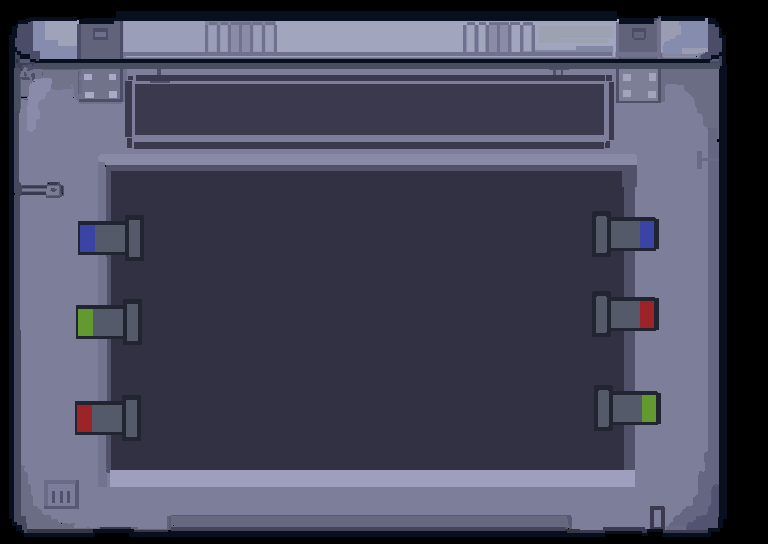

A 2D game scene composited from a Tiled map and its tileset images. What follows is a short description and the map's XML, with every tile layer's data as written:
An orthogonal 24x17 tile map with 32x32 px tiles, 7 tile layers (basecons, btn1azul, btn2azul, btn1rojo, ...), 3 tilesets.

<map version="1.10" tiledversion="1.11.0" orientation="orthogonal" renderorder="right-down" width="24" height="17" tilewidth="32" tileheight="32" infinite="0" nextlayerid="25" nextobjectid="82">
 <tileset firstgid="1" name="baseconsola2" tilewidth="32" tileheight="32" tilecount="408" columns="24">
  <image source="baseconsola2.png" width="768" height="544" />
 </tileset>
 <tileset firstgid="409" name="tub1" tilewidth="32" tileheight="32" tilecount="408" columns="24">
  <image source="tub1.png" width="768" height="544" />
 </tileset>
 <tileset firstgid="817" name="tub2" tilewidth="32" tileheight="32" tilecount="408" columns="24">
  <image source="tub2.png" width="768" height="544" />
 </tileset>
 <layer id="1" name="basecons" width="24" height="17">
  <data encoding="csv">
1,2,3,4,5,6,7,8,9,10,11,12,13,14,15,16,17,18,19,20,21,22,23,24,
25,26,27,28,29,30,31,32,33,34,35,36,37,38,39,40,41,42,43,44,45,46,47,48,
49,50,51,52,53,54,55,56,57,58,59,60,61,62,63,64,65,66,67,68,69,70,71,72,
73,74,75,76,77,78,79,80,81,82,83,84,85,86,87,88,89,90,91,92,93,94,95,96,
97,98,99,100,101,102,103,104,105,106,107,108,109,110,111,112,113,114,115,116,117,118,119,120,
121,122,123,124,125,126,127,128,129,130,131,132,133,134,135,136,137,138,139,140,141,142,143,144,
145,146,555,556,149,150,151,152,153,154,155,156,157,158,159,160,161,162,163,572,573,166,167,168,
169,170,579,580,173,174,175,176,177,178,179,180,181,182,183,184,185,186,187,596,597,190,191,192,
193,194,603,604,197,198,199,200,201,202,203,204,205,206,207,208,209,210,211,620,621,214,215,216,
217,218,627,628,221,222,223,224,225,226,227,228,229,230,231,232,233,234,235,644,645,238,239,240,
241,242,651,652,245,246,247,248,249,250,251,252,253,254,255,256,257,258,259,668,669,262,263,264,
265,266,675,676,269,270,271,272,273,274,275,276,277,278,279,280,281,282,283,692,693,286,287,288,
289,290,699,700,293,294,295,296,297,298,299,300,301,302,303,304,305,306,307,716,717,310,311,312,
313,314,723,724,317,318,319,320,321,322,323,324,325,326,327,328,329,330,331,740,741,334,335,336,
337,338,339,340,341,342,343,344,345,346,347,348,349,350,351,352,353,354,355,356,357,358,359,360,
361,362,363,364,365,366,367,368,369,370,371,372,373,374,375,376,377,378,379,380,381,382,383,384,
385,386,387,388,389,390,391,392,393,394,395,396,397,398,399,400,401,402,403,404,405,406,407,408
</data>
 </layer>
 <layer id="17" name="btn1azul" width="24" height="17">
  <data encoding="csv">
0,0,0,0,0,0,0,0,0,0,0,0,0,0,0,0,0,0,0,0,0,0,0,0,
0,0,0,0,0,0,0,0,0,0,0,0,0,0,0,0,0,0,0,0,0,0,0,0,
0,0,0,0,0,0,0,0,0,0,0,0,0,0,0,0,0,0,0,0,0,0,0,0,
0,0,0,0,0,0,0,0,0,0,0,0,0,0,0,0,0,0,0,0,0,0,0,0,
0,0,0,0,0,0,0,0,0,0,0,0,0,0,0,0,0,0,0,0,0,0,0,0,
0,0,0,0,0,0,0,0,0,0,0,0,0,0,0,0,0,0,0,0,0,0,0,0,
0,0,0,0,557,0,0,0,0,0,0,0,0,0,0,0,0,0,0,0,0,0,0,0,
0,0,0,0,581,0,0,0,0,0,0,0,0,0,0,0,0,0,0,0,0,0,0,0,
0,0,0,0,605,0,0,0,0,0,0,0,0,0,0,0,0,0,0,0,0,0,0,0,
0,0,0,0,0,0,0,0,0,0,0,0,0,0,0,0,0,0,0,0,0,0,0,0,
0,0,0,0,0,0,0,0,0,0,0,0,0,0,0,0,0,0,0,0,0,0,0,0,
0,0,0,0,0,0,0,0,0,0,0,0,0,0,0,0,0,0,0,0,0,0,0,0,
0,0,0,0,0,0,0,0,0,0,0,0,0,0,0,0,0,0,0,0,0,0,0,0,
0,0,0,0,0,0,0,0,0,0,0,0,0,0,0,0,0,0,0,0,0,0,0,0,
0,0,0,0,0,0,0,0,0,0,0,0,0,0,0,0,0,0,0,0,0,0,0,0,
0,0,0,0,0,0,0,0,0,0,0,0,0,0,0,0,0,0,0,0,0,0,0,0,
0,0,0,0,0,0,0,0,0,0,0,0,0,0,0,0,0,0,0,0,0,0,0,0
</data>
 </layer>
 <layer id="18" name="btn2azul" width="24" height="17">
  <data encoding="csv">
0,0,0,0,0,0,0,0,0,0,0,0,0,0,0,0,0,0,0,0,0,0,0,0,
0,0,0,0,0,0,0,0,0,0,0,0,0,0,0,0,0,0,0,0,0,0,0,0,
0,0,0,0,0,0,0,0,0,0,0,0,0,0,0,0,0,0,0,0,0,0,0,0,
0,0,0,0,0,0,0,0,0,0,0,0,0,0,0,0,0,0,0,0,0,0,0,0,
0,0,0,0,0,0,0,0,0,0,0,0,0,0,0,0,0,0,0,0,0,0,0,0,
0,0,0,0,0,0,0,0,0,0,0,0,0,0,0,0,0,0,0,0,0,0,0,0,
0,0,0,0,0,0,0,0,0,0,0,0,0,0,0,0,0,0,571,0,0,0,0,0,
0,0,0,0,0,0,0,0,0,0,0,0,0,0,0,0,0,0,595,0,0,0,0,0,
0,0,0,0,0,0,0,0,0,0,0,0,0,0,0,0,0,0,619,0,0,0,0,0,
0,0,0,0,0,0,0,0,0,0,0,0,0,0,0,0,0,0,0,0,0,0,0,0,
0,0,0,0,0,0,0,0,0,0,0,0,0,0,0,0,0,0,0,0,0,0,0,0,
0,0,0,0,0,0,0,0,0,0,0,0,0,0,0,0,0,0,0,0,0,0,0,0,
0,0,0,0,0,0,0,0,0,0,0,0,0,0,0,0,0,0,0,0,0,0,0,0,
0,0,0,0,0,0,0,0,0,0,0,0,0,0,0,0,0,0,0,0,0,0,0,0,
0,0,0,0,0,0,0,0,0,0,0,0,0,0,0,0,0,0,0,0,0,0,0,0,
0,0,0,0,0,0,0,0,0,0,0,0,0,0,0,0,0,0,0,0,0,0,0,0,
0,0,0,0,0,0,0,0,0,0,0,0,0,0,0,0,0,0,0,0,0,0,0,0
</data>
 </layer>
 <layer id="19" name="btn1rojo" width="24" height="17">
  <data encoding="csv">
0,0,0,0,0,0,0,0,0,0,0,0,0,0,0,0,0,0,0,0,0,0,0,0,
0,0,0,0,0,0,0,0,0,0,0,0,0,0,0,0,0,0,0,0,0,0,0,0,
0,0,0,0,0,0,0,0,0,0,0,0,0,0,0,0,0,0,0,0,0,0,0,0,
0,0,0,0,0,0,0,0,0,0,0,0,0,0,0,0,0,0,0,0,0,0,0,0,
0,0,0,0,0,0,0,0,0,0,0,0,0,0,0,0,0,0,0,0,0,0,0,0,
0,0,0,0,0,0,0,0,0,0,0,0,0,0,0,0,0,0,0,0,0,0,0,0,
0,0,0,0,0,0,0,0,0,0,0,0,0,0,0,0,0,0,0,0,0,0,0,0,
0,0,0,0,0,0,0,0,0,0,0,0,0,0,0,0,0,0,0,0,0,0,0,0,
0,0,0,0,0,0,0,0,0,0,0,0,0,0,0,0,0,0,0,0,0,0,0,0,
0,0,0,0,0,0,0,0,0,0,0,0,0,0,0,0,0,0,0,0,0,0,0,0,
0,0,0,0,0,0,0,0,0,0,0,0,0,0,0,0,0,0,0,0,0,0,0,0,
0,0,0,0,0,0,0,0,0,0,0,0,0,0,0,0,0,0,0,0,0,0,0,0,
0,0,0,0,701,0,0,0,0,0,0,0,0,0,0,0,0,0,0,0,0,0,0,0,
0,0,0,0,725,0,0,0,0,0,0,0,0,0,0,0,0,0,0,0,0,0,0,0,
0,0,0,0,0,0,0,0,0,0,0,0,0,0,0,0,0,0,0,0,0,0,0,0,
0,0,0,0,0,0,0,0,0,0,0,0,0,0,0,0,0,0,0,0,0,0,0,0,
0,0,0,0,0,0,0,0,0,0,0,0,0,0,0,0,0,0,0,0,0,0,0,0
</data>
 </layer>
 <layer id="24" name="btn1verde" width="24" height="17">
  <data encoding="csv">
0,0,0,0,0,0,0,0,0,0,0,0,0,0,0,0,0,0,0,0,0,0,0,0,
0,0,0,0,0,0,0,0,0,0,0,0,0,0,0,0,0,0,0,0,0,0,0,0,
0,0,0,0,0,0,0,0,0,0,0,0,0,0,0,0,0,0,0,0,0,0,0,0,
0,0,0,0,0,0,0,0,0,0,0,0,0,0,0,0,0,0,0,0,0,0,0,0,
0,0,0,0,0,0,0,0,0,0,0,0,0,0,0,0,0,0,0,0,0,0,0,0,
0,0,0,0,0,0,0,0,0,0,0,0,0,0,0,0,0,0,0,0,0,0,0,0,
0,0,0,0,0,0,0,0,0,0,0,0,0,0,0,0,0,0,0,0,0,0,0,0,
0,0,0,0,0,0,0,0,0,0,0,0,0,0,0,0,0,0,0,0,0,0,0,0,
0,0,0,0,0,0,0,0,0,0,0,0,0,0,0,0,0,0,0,0,0,0,0,0,
0,0,0,0,629,0,0,0,0,0,0,0,0,0,0,0,0,0,0,0,0,0,0,0,
0,0,0,0,653,0,0,0,0,0,0,0,0,0,0,0,0,0,0,0,0,0,0,0,
0,0,0,0,0,0,0,0,0,0,0,0,0,0,0,0,0,0,0,0,0,0,0,0,
0,0,0,0,0,0,0,0,0,0,0,0,0,0,0,0,0,0,0,0,0,0,0,0,
0,0,0,0,0,0,0,0,0,0,0,0,0,0,0,0,0,0,0,0,0,0,0,0,
0,0,0,0,0,0,0,0,0,0,0,0,0,0,0,0,0,0,0,0,0,0,0,0,
0,0,0,0,0,0,0,0,0,0,0,0,0,0,0,0,0,0,0,0,0,0,0,0,
0,0,0,0,0,0,0,0,0,0,0,0,0,0,0,0,0,0,0,0,0,0,0,0
</data>
 </layer>
 <layer id="20" name="btn2verde" width="24" height="17">
  <data encoding="csv">
0,0,0,0,0,0,0,0,0,0,0,0,0,0,0,0,0,0,0,0,0,0,0,0,
0,0,0,0,0,0,0,0,0,0,0,0,0,0,0,0,0,0,0,0,0,0,0,0,
0,0,0,0,0,0,0,0,0,0,0,0,0,0,0,0,0,0,0,0,0,0,0,0,
0,0,0,0,0,0,0,0,0,0,0,0,0,0,0,0,0,0,0,0,0,0,0,0,
0,0,0,0,0,0,0,0,0,0,0,0,0,0,0,0,0,0,0,0,0,0,0,0,
0,0,0,0,0,0,0,0,0,0,0,0,0,0,0,0,0,0,0,0,0,0,0,0,
0,0,0,0,0,0,0,0,0,0,0,0,0,0,0,0,0,0,0,0,0,0,0,0,
0,0,0,0,0,0,0,0,0,0,0,0,0,0,0,0,0,0,0,0,0,0,0,0,
0,0,0,0,0,0,0,0,0,0,0,0,0,0,0,0,0,0,0,0,0,0,0,0,
0,0,0,0,0,0,0,0,0,0,0,0,0,0,0,0,0,0,0,0,0,0,0,0,
0,0,0,0,0,0,0,0,0,0,0,0,0,0,0,0,0,0,0,0,0,0,0,0,
0,0,0,0,0,0,0,0,0,0,0,0,0,0,0,0,0,0,0,0,0,0,0,0,
0,0,0,0,0,0,0,0,0,0,0,0,0,0,0,0,0,0,715,0,0,0,0,0,
0,0,0,0,0,0,0,0,0,0,0,0,0,0,0,0,0,0,739,0,0,0,0,0,
0,0,0,0,0,0,0,0,0,0,0,0,0,0,0,0,0,0,0,0,0,0,0,0,
0,0,0,0,0,0,0,0,0,0,0,0,0,0,0,0,0,0,0,0,0,0,0,0,
0,0,0,0,0,0,0,0,0,0,0,0,0,0,0,0,0,0,0,0,0,0,0,0
</data>
 </layer>
 <layer id="22" name="btn2rojo" width="24" height="17">
  <data encoding="csv">
0,0,0,0,0,0,0,0,0,0,0,0,0,0,0,0,0,0,0,0,0,0,0,0,
0,0,0,0,0,0,0,0,0,0,0,0,0,0,0,0,0,0,0,0,0,0,0,0,
0,0,0,0,0,0,0,0,0,0,0,0,0,0,0,0,0,0,0,0,0,0,0,0,
0,0,0,0,0,0,0,0,0,0,0,0,0,0,0,0,0,0,0,0,0,0,0,0,
0,0,0,0,0,0,0,0,0,0,0,0,0,0,0,0,0,0,0,0,0,0,0,0,
0,0,0,0,0,0,0,0,0,0,0,0,0,0,0,0,0,0,0,0,0,0,0,0,
0,0,0,0,0,0,0,0,0,0,0,0,0,0,0,0,0,0,0,0,0,0,0,0,
0,0,0,0,0,0,0,0,0,0,0,0,0,0,0,0,0,0,0,0,0,0,0,0,
0,0,0,0,0,0,0,0,0,0,0,0,0,0,0,0,0,0,0,0,0,0,0,0,
0,0,0,0,0,0,0,0,0,0,0,0,0,0,0,0,0,0,643,0,0,0,0,0,
0,0,0,0,0,0,0,0,0,0,0,0,0,0,0,0,0,0,667,0,0,0,0,0,
0,0,0,0,0,0,0,0,0,0,0,0,0,0,0,0,0,0,0,0,0,0,0,0,
0,0,0,0,0,0,0,0,0,0,0,0,0,0,0,0,0,0,0,0,0,0,0,0,
0,0,0,0,0,0,0,0,0,0,0,0,0,0,0,0,0,0,0,0,0,0,0,0,
0,0,0,0,0,0,0,0,0,0,0,0,0,0,0,0,0,0,0,0,0,0,0,0,
0,0,0,0,0,0,0,0,0,0,0,0,0,0,0,0,0,0,0,0,0,0,0,0,
0,0,0,0,0,0,0,0,0,0,0,0,0,0,0,0,0,0,0,0,0,0,0,0
</data>
 </layer>
</map>
